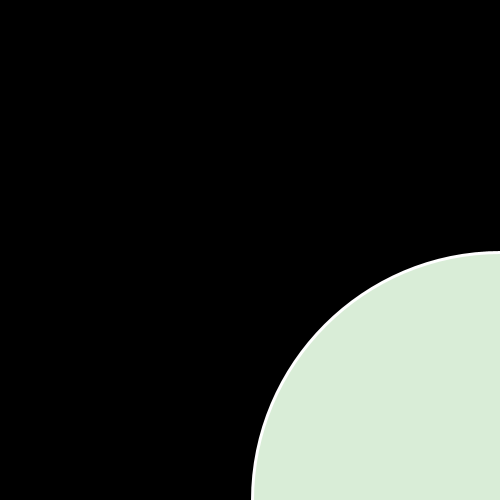
Frame 1 (no input)
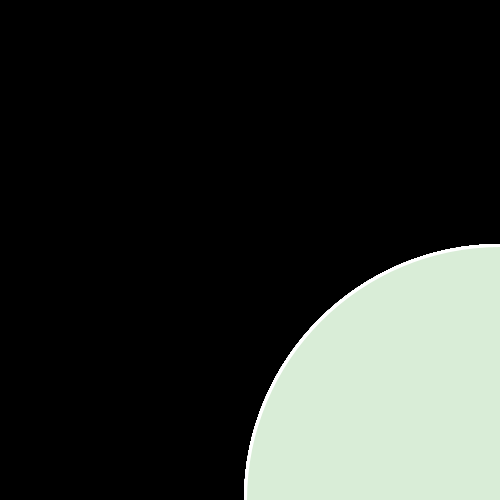
Frame 60 (the mouse pressed at the canvas centre just before this capture)
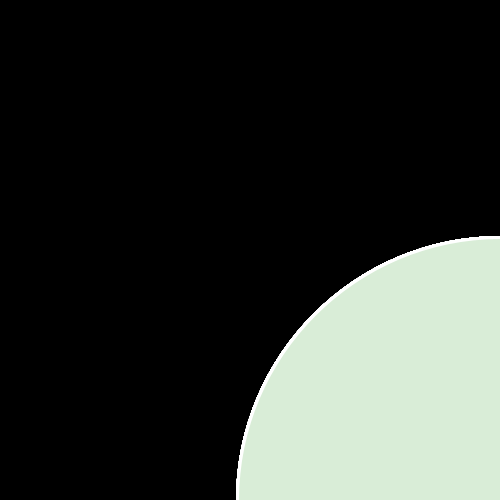
Frame 120 (the mouse held since frame 60 and released just before this capture)

The Processing sketch that drew these frames (run headless with seeded random() and noise(); from frame 60 on, the mouse is pressed at the canvas centre):

// Processing sketch: processing_143760
// ── processing_143760.pde

int x;
  void setup () {
  size (500,500);
  background(0);
  x = 15;
  smooth();
}
 
void draw () {
 
 int s = second ();
 stroke(255);
 strokeWeight(3);
 fill(#D9EDD7);
 ellipse(width, height, s*x, s*x);
   
}
